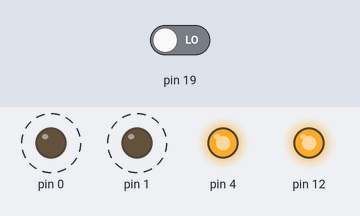
This sketch was run on a simulated Arduino Uno, built with avr-gcc and run on an emulated ATmega328P. Parts: output pins drawn as LEDs (lit = HIGH). Dashed ring = blinking. The test bench sets the inputs (shaded band); at power-on: pin 19 LOW.

Above: at 5.0 s.
5.1 s: pin 19 driven HIGH
At 5.22 s:
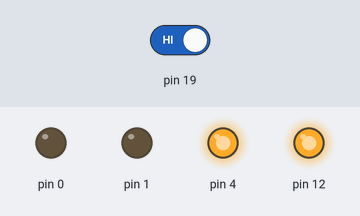
8.6 s: pin 19 driven LOW
At 9.13 s:
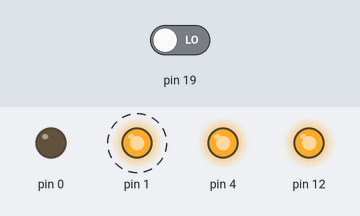
Timing chart, 0 to 18.1 s (numbered marks = the images above; inputs shaded):
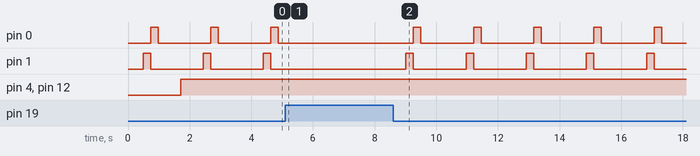

Measured:
- after the input at 5.1 s, pin 0: stays LOW (without the input it goes to HIGH after 1.5 s); pin 1: stops changing and stays LOW
- after the input at 8.6 s, pin 0: alternates HIGH for 0.24 s and LOW for 1.7 s, starting after 0.66 s; pin 1: alternates HIGH for 0.24 s and LOW for 1.7 s, starting after 0.41 s
- by itself, pin 0, pin 1: alternates HIGH for 0.24 s and LOW for 1.7 s

The sketch:

helipad.ino
```cpp
// (licence header left out)
const uint8_t step_delay = 500;
const uint8_t phases     = 8;
const uint8_t led_count  = 20;
const uint8_t sync_input_pin = led_count - 1;


void display_phase(uint8_t phase) {

    for (uint8_t pin=0; pin< led_count; ++pin) {
        if ((pin+phase) % phases == sync_input_pin % phases) {
            digitalWrite(pin, HIGH);
            pinMode(pin, OUTPUT);
        } else {
            if (pin > 1) { // pins 0 and 1 are pulled by the 1k resistors from the FTDI chip
                pinMode(pin, INPUT);
            }
            digitalWrite(pin, LOW);
        }
    }
}

void soft_delay(uint32_t ms) {
    uint32_t start_time = millis();
    while (millis()-start_time < ms && !digitalRead(sync_input_pin)) {};
}


void setup() {
}

void loop() {
    display_phase(0);
    delay(step_delay);
    display_phase(1);
    delay(step_delay);

    for (uint8_t phase = 2; phase < phases; ++phase) {
        display_phase(phase);
        soft_delay(step_delay);
    }
}
```
